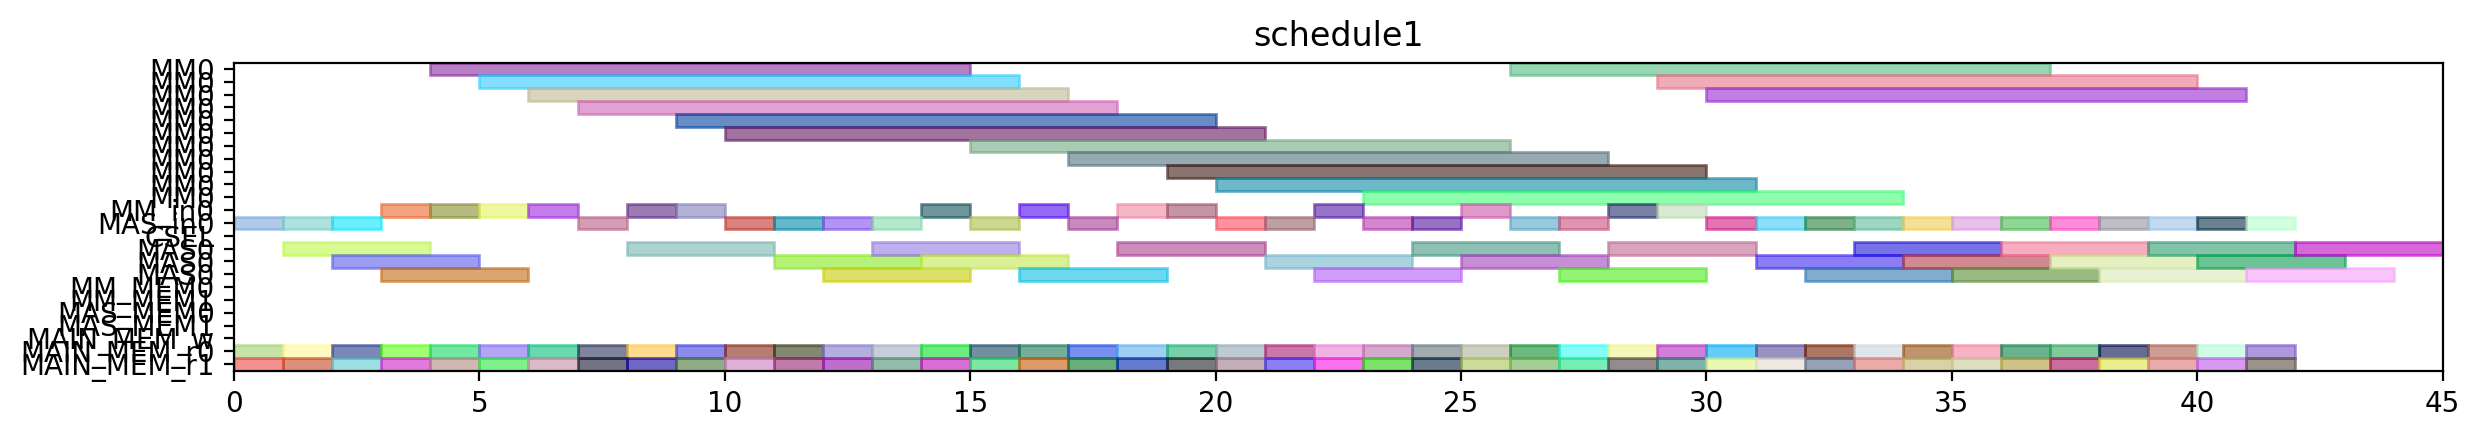

Write Python code to recreate this figure.
from pyschedule import Scenario, solvers, plotters, alt


def solve():
	horizon = 161
	S = Scenario("schedule1", horizon=horizon)

	# resource
	MM = S.Resources('MM', num=1, size=11)
	MM_in = S.Resources('MM_in', num=1)
	MAS_in = S.Resources('MAS_in', num=1)
	CSEL = S.Resource('CSEL')
	MAS = S.Resources('MAS', num=1, size=3, periods=range(1, horizon))
	MM_MEM = S.Resources('MM_MEM', num=2)
	MAS_MEM = S.Resources('MAS_MEM', num=2)
	MAIN_MEM_w = S.Resource('MAIN_MEM_w', size=1)
	MAIN_MEM_r = S.Resources('MAIN_MEM_r', num=2)

	# result of previous scheduling
	t4_t50_in = S.Task('t4_t50_in', length=1, delay_cost=1)
	S += t4_t50_in >= 0
	t4_t50_in += MAS_in[0]

	t4_t50_mem0 = S.Task('t4_t50_mem0', length=1, delay_cost=1)
	S += t4_t50_mem0 >= 0
	t4_t50_mem0 += MAIN_MEM_r[0]

	t4_t50_mem1 = S.Task('t4_t50_mem1', length=1, delay_cost=1)
	S += t4_t50_mem1 >= 0
	t4_t50_mem1 += MAIN_MEM_r[1]

	t1_t2_in = S.Task('t1_t2_in', length=1, delay_cost=1)
	S += t1_t2_in >= 1
	t1_t2_in += MAS_in[0]

	t1_t2_mem0 = S.Task('t1_t2_mem0', length=1, delay_cost=1)
	S += t1_t2_mem0 >= 1
	t1_t2_mem0 += MAIN_MEM_r[0]

	t1_t2_mem1 = S.Task('t1_t2_mem1', length=1, delay_cost=1)
	S += t1_t2_mem1 >= 1
	t1_t2_mem1 += MAIN_MEM_r[1]

	t4_t50 = S.Task('t4_t50', length=3, delay_cost=1)
	S += t4_t50 >= 1
	t4_t50 += MAS[0]

	t1_t2 = S.Task('t1_t2', length=3, delay_cost=1)
	S += t1_t2 >= 2
	t1_t2 += MAS[0]

	t4_t2_t2_in = S.Task('t4_t2_t2_in', length=1, delay_cost=1)
	S += t4_t2_t2_in >= 2
	t4_t2_t2_in += MAS_in[0]

	t4_t2_t2_mem0 = S.Task('t4_t2_t2_mem0', length=1, delay_cost=1)
	S += t4_t2_t2_mem0 >= 2
	t4_t2_t2_mem0 += MAIN_MEM_r[0]

	t4_t2_t2_mem1 = S.Task('t4_t2_t2_mem1', length=1, delay_cost=1)
	S += t4_t2_t2_mem1 >= 2
	t4_t2_t2_mem1 += MAIN_MEM_r[1]

	t4_t0_t1_in = S.Task('t4_t0_t1_in', length=1, delay_cost=1)
	S += t4_t0_t1_in >= 3
	t4_t0_t1_in += MM_in[0]

	t4_t0_t1_mem0 = S.Task('t4_t0_t1_mem0', length=1, delay_cost=1)
	S += t4_t0_t1_mem0 >= 3
	t4_t0_t1_mem0 += MAIN_MEM_r[0]

	t4_t0_t1_mem1 = S.Task('t4_t0_t1_mem1', length=1, delay_cost=1)
	S += t4_t0_t1_mem1 >= 3
	t4_t0_t1_mem1 += MAIN_MEM_r[1]

	t4_t2_t2 = S.Task('t4_t2_t2', length=3, delay_cost=1)
	S += t4_t2_t2 >= 3
	t4_t2_t2 += MAS[0]

	t4_t0_t1 = S.Task('t4_t0_t1', length=11, delay_cost=1)
	S += t4_t0_t1 >= 4
	t4_t0_t1 += MM[0]

	t4_t2_t0_in = S.Task('t4_t2_t0_in', length=1, delay_cost=1)
	S += t4_t2_t0_in >= 4
	t4_t2_t0_in += MM_in[0]

	t4_t2_t0_mem0 = S.Task('t4_t2_t0_mem0', length=1, delay_cost=1)
	S += t4_t2_t0_mem0 >= 4
	t4_t2_t0_mem0 += MAIN_MEM_r[0]

	t4_t2_t0_mem1 = S.Task('t4_t2_t0_mem1', length=1, delay_cost=1)
	S += t4_t2_t0_mem1 >= 4
	t4_t2_t0_mem1 += MAIN_MEM_r[1]

	t2_t1_in = S.Task('t2_t1_in', length=1, delay_cost=1)
	S += t2_t1_in >= 5
	t2_t1_in += MM_in[0]

	t2_t1_mem0 = S.Task('t2_t1_mem0', length=1, delay_cost=1)
	S += t2_t1_mem0 >= 5
	t2_t1_mem0 += MAIN_MEM_r[0]

	t2_t1_mem1 = S.Task('t2_t1_mem1', length=1, delay_cost=1)
	S += t2_t1_mem1 >= 5
	t2_t1_mem1 += MAIN_MEM_r[1]

	t4_t2_t0 = S.Task('t4_t2_t0', length=11, delay_cost=1)
	S += t4_t2_t0 >= 5
	t4_t2_t0 += MM[0]

	t1_t0_in = S.Task('t1_t0_in', length=1, delay_cost=1)
	S += t1_t0_in >= 6
	t1_t0_in += MM_in[0]

	t1_t0_mem0 = S.Task('t1_t0_mem0', length=1, delay_cost=1)
	S += t1_t0_mem0 >= 6
	t1_t0_mem0 += MAIN_MEM_r[0]

	t1_t0_mem1 = S.Task('t1_t0_mem1', length=1, delay_cost=1)
	S += t1_t0_mem1 >= 6
	t1_t0_mem1 += MAIN_MEM_r[1]

	t2_t1 = S.Task('t2_t1', length=11, delay_cost=1)
	S += t2_t1 >= 6
	t2_t1 += MM[0]

	t1_t0 = S.Task('t1_t0', length=11, delay_cost=1)
	S += t1_t0 >= 7
	t1_t0 += MM[0]

	t4_t0_t2_in = S.Task('t4_t0_t2_in', length=1, delay_cost=1)
	S += t4_t0_t2_in >= 7
	t4_t0_t2_in += MAS_in[0]

	t4_t0_t2_mem0 = S.Task('t4_t0_t2_mem0', length=1, delay_cost=1)
	S += t4_t0_t2_mem0 >= 7
	t4_t0_t2_mem0 += MAIN_MEM_r[0]

	t4_t0_t2_mem1 = S.Task('t4_t0_t2_mem1', length=1, delay_cost=1)
	S += t4_t0_t2_mem1 >= 7
	t4_t0_t2_mem1 += MAIN_MEM_r[1]

	t4_t0_t2 = S.Task('t4_t0_t2', length=3, delay_cost=1)
	S += t4_t0_t2 >= 8
	t4_t0_t2 += MAS[0]

	t4_t1_t0_in = S.Task('t4_t1_t0_in', length=1, delay_cost=1)
	S += t4_t1_t0_in >= 8
	t4_t1_t0_in += MM_in[0]

	t4_t1_t0_mem0 = S.Task('t4_t1_t0_mem0', length=1, delay_cost=1)
	S += t4_t1_t0_mem0 >= 8
	t4_t1_t0_mem0 += MAIN_MEM_r[0]

	t4_t1_t0_mem1 = S.Task('t4_t1_t0_mem1', length=1, delay_cost=1)
	S += t4_t1_t0_mem1 >= 8
	t4_t1_t0_mem1 += MAIN_MEM_r[1]

	t4_t1_t0 = S.Task('t4_t1_t0', length=11, delay_cost=1)
	S += t4_t1_t0 >= 9
	t4_t1_t0 += MM[0]

	t4_t8_t0_in = S.Task('t4_t8_t0_in', length=1, delay_cost=1)
	S += t4_t8_t0_in >= 9
	t4_t8_t0_in += MM_in[0]

	t4_t8_t0_mem0 = S.Task('t4_t8_t0_mem0', length=1, delay_cost=1)
	S += t4_t8_t0_mem0 >= 9
	t4_t8_t0_mem0 += MAIN_MEM_r[0]

	t4_t8_t0_mem1 = S.Task('t4_t8_t0_mem1', length=1, delay_cost=1)
	S += t4_t8_t0_mem1 >= 9
	t4_t8_t0_mem1 += MAIN_MEM_r[1]

	t2_t2_in = S.Task('t2_t2_in', length=1, delay_cost=1)
	S += t2_t2_in >= 10
	t2_t2_in += MAS_in[0]

	t2_t2_mem0 = S.Task('t2_t2_mem0', length=1, delay_cost=1)
	S += t2_t2_mem0 >= 10
	t2_t2_mem0 += MAIN_MEM_r[0]

	t2_t2_mem1 = S.Task('t2_t2_mem1', length=1, delay_cost=1)
	S += t2_t2_mem1 >= 10
	t2_t2_mem1 += MAIN_MEM_r[1]

	t4_t8_t0 = S.Task('t4_t8_t0', length=11, delay_cost=1)
	S += t4_t8_t0 >= 10
	t4_t8_t0 += MM[0]

	t2_t2 = S.Task('t2_t2', length=3, delay_cost=1)
	S += t2_t2 >= 11
	t2_t2 += MAS[0]

	t4_t0_t3_in = S.Task('t4_t0_t3_in', length=1, delay_cost=1)
	S += t4_t0_t3_in >= 11
	t4_t0_t3_in += MAS_in[0]

	t4_t0_t3_mem0 = S.Task('t4_t0_t3_mem0', length=1, delay_cost=1)
	S += t4_t0_t3_mem0 >= 11
	t4_t0_t3_mem0 += MAIN_MEM_r[0]

	t4_t0_t3_mem1 = S.Task('t4_t0_t3_mem1', length=1, delay_cost=1)
	S += t4_t0_t3_mem1 >= 11
	t4_t0_t3_mem1 += MAIN_MEM_r[1]

	t4_t0_t3 = S.Task('t4_t0_t3', length=3, delay_cost=1)
	S += t4_t0_t3 >= 12
	t4_t0_t3 += MAS[0]

	t4_t40_in = S.Task('t4_t40_in', length=1, delay_cost=1)
	S += t4_t40_in >= 12
	t4_t40_in += MAS_in[0]

	t4_t40_mem0 = S.Task('t4_t40_mem0', length=1, delay_cost=1)
	S += t4_t40_mem0 >= 12
	t4_t40_mem0 += MAIN_MEM_r[0]

	t4_t40_mem1 = S.Task('t4_t40_mem1', length=1, delay_cost=1)
	S += t4_t40_mem1 >= 12
	t4_t40_mem1 += MAIN_MEM_r[1]

	t4_t1_t3_in = S.Task('t4_t1_t3_in', length=1, delay_cost=1)
	S += t4_t1_t3_in >= 13
	t4_t1_t3_in += MAS_in[0]

	t4_t1_t3_mem0 = S.Task('t4_t1_t3_mem0', length=1, delay_cost=1)
	S += t4_t1_t3_mem0 >= 13
	t4_t1_t3_mem0 += MAIN_MEM_r[0]

	t4_t1_t3_mem1 = S.Task('t4_t1_t3_mem1', length=1, delay_cost=1)
	S += t4_t1_t3_mem1 >= 13
	t4_t1_t3_mem1 += MAIN_MEM_r[1]

	t4_t40 = S.Task('t4_t40', length=3, delay_cost=1)
	S += t4_t40 >= 13
	t4_t40 += MAS[0]

	t4_t0_t0_in = S.Task('t4_t0_t0_in', length=1, delay_cost=1)
	S += t4_t0_t0_in >= 14
	t4_t0_t0_in += MM_in[0]

	t4_t0_t0_mem0 = S.Task('t4_t0_t0_mem0', length=1, delay_cost=1)
	S += t4_t0_t0_mem0 >= 14
	t4_t0_t0_mem0 += MAIN_MEM_r[0]

	t4_t0_t0_mem1 = S.Task('t4_t0_t0_mem1', length=1, delay_cost=1)
	S += t4_t0_t0_mem1 >= 14
	t4_t0_t0_mem1 += MAIN_MEM_r[1]

	t4_t1_t3 = S.Task('t4_t1_t3', length=3, delay_cost=1)
	S += t4_t1_t3 >= 14
	t4_t1_t3 += MAS[0]

	t4_t0_t0 = S.Task('t4_t0_t0', length=11, delay_cost=1)
	S += t4_t0_t0 >= 15
	t4_t0_t0 += MM[0]

	t4_t41_in = S.Task('t4_t41_in', length=1, delay_cost=1)
	S += t4_t41_in >= 15
	t4_t41_in += MAS_in[0]

	t4_t41_mem0 = S.Task('t4_t41_mem0', length=1, delay_cost=1)
	S += t4_t41_mem0 >= 15
	t4_t41_mem0 += MAIN_MEM_r[0]

	t4_t41_mem1 = S.Task('t4_t41_mem1', length=1, delay_cost=1)
	S += t4_t41_mem1 >= 15
	t4_t41_mem1 += MAIN_MEM_r[1]

	t4_t1_t1_in = S.Task('t4_t1_t1_in', length=1, delay_cost=1)
	S += t4_t1_t1_in >= 16
	t4_t1_t1_in += MM_in[0]

	t4_t1_t1_mem0 = S.Task('t4_t1_t1_mem0', length=1, delay_cost=1)
	S += t4_t1_t1_mem0 >= 16
	t4_t1_t1_mem0 += MAIN_MEM_r[0]

	t4_t1_t1_mem1 = S.Task('t4_t1_t1_mem1', length=1, delay_cost=1)
	S += t4_t1_t1_mem1 >= 16
	t4_t1_t1_mem1 += MAIN_MEM_r[1]

	t4_t41 = S.Task('t4_t41', length=3, delay_cost=1)
	S += t4_t41 >= 16
	t4_t41 += MAS[0]

	t1_t3_in = S.Task('t1_t3_in', length=1, delay_cost=1)
	S += t1_t3_in >= 17
	t1_t3_in += MAS_in[0]

	t1_t3_mem0 = S.Task('t1_t3_mem0', length=1, delay_cost=1)
	S += t1_t3_mem0 >= 17
	t1_t3_mem0 += MAIN_MEM_r[0]

	t1_t3_mem1 = S.Task('t1_t3_mem1', length=1, delay_cost=1)
	S += t1_t3_mem1 >= 17
	t1_t3_mem1 += MAIN_MEM_r[1]

	t4_t1_t1 = S.Task('t4_t1_t1', length=11, delay_cost=1)
	S += t4_t1_t1 >= 17
	t4_t1_t1 += MM[0]

	t1_t3 = S.Task('t1_t3', length=3, delay_cost=1)
	S += t1_t3 >= 18
	t1_t3 += MAS[0]

	t4_t8_t1_in = S.Task('t4_t8_t1_in', length=1, delay_cost=1)
	S += t4_t8_t1_in >= 18
	t4_t8_t1_in += MM_in[0]

	t4_t8_t1_mem0 = S.Task('t4_t8_t1_mem0', length=1, delay_cost=1)
	S += t4_t8_t1_mem0 >= 18
	t4_t8_t1_mem0 += MAIN_MEM_r[0]

	t4_t8_t1_mem1 = S.Task('t4_t8_t1_mem1', length=1, delay_cost=1)
	S += t4_t8_t1_mem1 >= 18
	t4_t8_t1_mem1 += MAIN_MEM_r[1]

	t2_t0_in = S.Task('t2_t0_in', length=1, delay_cost=1)
	S += t2_t0_in >= 19
	t2_t0_in += MM_in[0]

	t2_t0_mem0 = S.Task('t2_t0_mem0', length=1, delay_cost=1)
	S += t2_t0_mem0 >= 19
	t2_t0_mem0 += MAIN_MEM_r[0]

	t2_t0_mem1 = S.Task('t2_t0_mem1', length=1, delay_cost=1)
	S += t2_t0_mem1 >= 19
	t2_t0_mem1 += MAIN_MEM_r[1]

	t4_t8_t1 = S.Task('t4_t8_t1', length=11, delay_cost=1)
	S += t4_t8_t1 >= 19
	t4_t8_t1 += MM[0]

	t2_t0 = S.Task('t2_t0', length=11, delay_cost=1)
	S += t2_t0 >= 20
	t2_t0 += MM[0]

	t4_t51_in = S.Task('t4_t51_in', length=1, delay_cost=1)
	S += t4_t51_in >= 20
	t4_t51_in += MAS_in[0]

	t4_t51_mem0 = S.Task('t4_t51_mem0', length=1, delay_cost=1)
	S += t4_t51_mem0 >= 20
	t4_t51_mem0 += MAIN_MEM_r[0]

	t4_t51_mem1 = S.Task('t4_t51_mem1', length=1, delay_cost=1)
	S += t4_t51_mem1 >= 20
	t4_t51_mem1 += MAIN_MEM_r[1]

	t4_t2_t3_in = S.Task('t4_t2_t3_in', length=1, delay_cost=1)
	S += t4_t2_t3_in >= 21
	t4_t2_t3_in += MAS_in[0]

	t4_t2_t3_mem0 = S.Task('t4_t2_t3_mem0', length=1, delay_cost=1)
	S += t4_t2_t3_mem0 >= 21
	t4_t2_t3_mem0 += MAIN_MEM_r[0]

	t4_t2_t3_mem1 = S.Task('t4_t2_t3_mem1', length=1, delay_cost=1)
	S += t4_t2_t3_mem1 >= 21
	t4_t2_t3_mem1 += MAIN_MEM_r[1]

	t4_t51 = S.Task('t4_t51', length=3, delay_cost=1)
	S += t4_t51 >= 21
	t4_t51 += MAS[0]

	t1_t1_in = S.Task('t1_t1_in', length=1, delay_cost=1)
	S += t1_t1_in >= 22
	t1_t1_in += MM_in[0]

	t1_t1_mem0 = S.Task('t1_t1_mem0', length=1, delay_cost=1)
	S += t1_t1_mem0 >= 22
	t1_t1_mem0 += MAIN_MEM_r[0]

	t1_t1_mem1 = S.Task('t1_t1_mem1', length=1, delay_cost=1)
	S += t1_t1_mem1 >= 22
	t1_t1_mem1 += MAIN_MEM_r[1]

	t4_t2_t3 = S.Task('t4_t2_t3', length=3, delay_cost=1)
	S += t4_t2_t3 >= 22
	t4_t2_t3 += MAS[0]

	t1_t1 = S.Task('t1_t1', length=11, delay_cost=1)
	S += t1_t1 >= 23
	t1_t1 += MM[0]

	t4_t1_t2_in = S.Task('t4_t1_t2_in', length=1, delay_cost=1)
	S += t4_t1_t2_in >= 23
	t4_t1_t2_in += MAS_in[0]

	t4_t1_t2_mem0 = S.Task('t4_t1_t2_mem0', length=1, delay_cost=1)
	S += t4_t1_t2_mem0 >= 23
	t4_t1_t2_mem0 += MAIN_MEM_r[0]

	t4_t1_t2_mem1 = S.Task('t4_t1_t2_mem1', length=1, delay_cost=1)
	S += t4_t1_t2_mem1 >= 23
	t4_t1_t2_mem1 += MAIN_MEM_r[1]

	t2_t3_in = S.Task('t2_t3_in', length=1, delay_cost=1)
	S += t2_t3_in >= 24
	t2_t3_in += MAS_in[0]

	t2_t3_mem0 = S.Task('t2_t3_mem0', length=1, delay_cost=1)
	S += t2_t3_mem0 >= 24
	t2_t3_mem0 += MAIN_MEM_r[0]

	t2_t3_mem1 = S.Task('t2_t3_mem1', length=1, delay_cost=1)
	S += t2_t3_mem1 >= 24
	t2_t3_mem1 += MAIN_MEM_r[1]

	t4_t1_t2 = S.Task('t4_t1_t2', length=3, delay_cost=1)
	S += t4_t1_t2 >= 24
	t4_t1_t2 += MAS[0]

	t2_t3 = S.Task('t2_t3', length=3, delay_cost=1)
	S += t2_t3 >= 25
	t2_t3 += MAS[0]

	t4_t2_t1_in = S.Task('t4_t2_t1_in', length=1, delay_cost=1)
	S += t4_t2_t1_in >= 25
	t4_t2_t1_in += MM_in[0]

	t4_t2_t1_mem0 = S.Task('t4_t2_t1_mem0', length=1, delay_cost=1)
	S += t4_t2_t1_mem0 >= 25
	t4_t2_t1_mem0 += MAIN_MEM_r[0]

	t4_t2_t1_mem1 = S.Task('t4_t2_t1_mem1', length=1, delay_cost=1)
	S += t4_t2_t1_mem1 >= 25
	t4_t2_t1_mem1 += MAIN_MEM_r[1]

	t0_t3_in = S.Task('t0_t3_in', length=1, delay_cost=1)
	S += t0_t3_in >= 26
	t0_t3_in += MAS_in[0]

	t0_t3_mem0 = S.Task('t0_t3_mem0', length=1, delay_cost=1)
	S += t0_t3_mem0 >= 26
	t0_t3_mem0 += MAIN_MEM_r[0]

	t0_t3_mem1 = S.Task('t0_t3_mem1', length=1, delay_cost=1)
	S += t0_t3_mem1 >= 26
	t0_t3_mem1 += MAIN_MEM_r[1]

	t4_t2_t1 = S.Task('t4_t2_t1', length=11, delay_cost=1)
	S += t4_t2_t1 >= 26
	t4_t2_t1 += MM[0]

	t0_t2_in = S.Task('t0_t2_in', length=1, delay_cost=1)
	S += t0_t2_in >= 27
	t0_t2_in += MAS_in[0]

	t0_t2_mem0 = S.Task('t0_t2_mem0', length=1, delay_cost=1)
	S += t0_t2_mem0 >= 27
	t0_t2_mem0 += MAIN_MEM_r[0]

	t0_t2_mem1 = S.Task('t0_t2_mem1', length=1, delay_cost=1)
	S += t0_t2_mem1 >= 27
	t0_t2_mem1 += MAIN_MEM_r[1]

	t0_t3 = S.Task('t0_t3', length=3, delay_cost=1)
	S += t0_t3 >= 27
	t0_t3 += MAS[0]

	t0_t1_in = S.Task('t0_t1_in', length=1, delay_cost=1)
	S += t0_t1_in >= 28
	t0_t1_in += MM_in[0]

	t0_t1_mem0 = S.Task('t0_t1_mem0', length=1, delay_cost=1)
	S += t0_t1_mem0 >= 28
	t0_t1_mem0 += MAIN_MEM_r[0]

	t0_t1_mem1 = S.Task('t0_t1_mem1', length=1, delay_cost=1)
	S += t0_t1_mem1 >= 28
	t0_t1_mem1 += MAIN_MEM_r[1]

	t0_t2 = S.Task('t0_t2', length=3, delay_cost=1)
	S += t0_t2 >= 28
	t0_t2 += MAS[0]

	t0_t0_in = S.Task('t0_t0_in', length=1, delay_cost=1)
	S += t0_t0_in >= 29
	t0_t0_in += MM_in[0]

	t0_t0_mem0 = S.Task('t0_t0_mem0', length=1, delay_cost=1)
	S += t0_t0_mem0 >= 29
	t0_t0_mem0 += MAIN_MEM_r[0]

	t0_t0_mem1 = S.Task('t0_t0_mem1', length=1, delay_cost=1)
	S += t0_t0_mem1 >= 29
	t0_t0_mem1 += MAIN_MEM_r[1]

	t0_t1 = S.Task('t0_t1', length=11, delay_cost=1)
	S += t0_t1 >= 29
	t0_t1 += MM[0]

	t0_t0 = S.Task('t0_t0', length=11, delay_cost=1)
	S += t0_t0 >= 30
	t0_t0 += MM[0]


	# new tasks
	t4_t8_t2 = S.Task('t4_t8_t2', length=3, delay_cost=1)
	t4_t8_t2 += alt(MAS)
	t4_t8_t2_in = S.Task('t4_t8_t2_in', length=1, delay_cost=1)
	t4_t8_t2_in += alt(MAS_in)
	S += t4_t8_t2_in*MAS_in[0]<=t4_t8_t2*MAS[0]

	t4_t8_t2_mem0 = S.Task('t4_t8_t2_mem0', length=1, delay_cost=1)
	t4_t8_t2_mem0 += MAIN_MEM_r[0]
	S += t4_t8_t2_mem0 <= t4_t8_t2

	t4_t8_t2_mem1 = S.Task('t4_t8_t2_mem1', length=1, delay_cost=1)
	t4_t8_t2_mem1 += MAIN_MEM_r[1]
	S += t4_t8_t2_mem1 <= t4_t8_t2

	t4_t8_t3 = S.Task('t4_t8_t3', length=3, delay_cost=1)
	t4_t8_t3 += alt(MAS)
	t4_t8_t3_in = S.Task('t4_t8_t3_in', length=1, delay_cost=1)
	t4_t8_t3_in += alt(MAS_in)
	S += t4_t8_t3_in*MAS_in[0]<=t4_t8_t3*MAS[0]

	t4_t8_t3_mem0 = S.Task('t4_t8_t3_mem0', length=1, delay_cost=1)
	t4_t8_t3_mem0 += MAIN_MEM_r[0]
	S += t4_t8_t3_mem0 <= t4_t8_t3

	t4_t8_t3_mem1 = S.Task('t4_t8_t3_mem1', length=1, delay_cost=1)
	t4_t8_t3_mem1 += MAIN_MEM_r[1]
	S += t4_t8_t3_mem1 <= t4_t8_t3

	t70 = S.Task('t70', length=3, delay_cost=1)
	t70 += alt(MAS)
	t70_in = S.Task('t70_in', length=1, delay_cost=1)
	t70_in += alt(MAS_in)
	S += t70_in*MAS_in[0]<=t70*MAS[0]

	t70_mem0 = S.Task('t70_mem0', length=1, delay_cost=1)
	t70_mem0 += MAIN_MEM_r[0]
	S += t70_mem0 <= t70

	t70_mem1 = S.Task('t70_mem1', length=1, delay_cost=1)
	t70_mem1 += MAIN_MEM_r[1]
	S += t70_mem1 <= t70

	t71 = S.Task('t71', length=3, delay_cost=1)
	t71 += alt(MAS)
	t71_in = S.Task('t71_in', length=1, delay_cost=1)
	t71_in += alt(MAS_in)
	S += t71_in*MAS_in[0]<=t71*MAS[0]

	t71_mem0 = S.Task('t71_mem0', length=1, delay_cost=1)
	t71_mem0 += MAIN_MEM_r[0]
	S += t71_mem0 <= t71

	t71_mem1 = S.Task('t71_mem1', length=1, delay_cost=1)
	t71_mem1 += MAIN_MEM_r[1]
	S += t71_mem1 <= t71

	t80 = S.Task('t80', length=3, delay_cost=1)
	t80 += alt(MAS)
	t80_in = S.Task('t80_in', length=1, delay_cost=1)
	t80_in += alt(MAS_in)
	S += t80_in*MAS_in[0]<=t80*MAS[0]

	t80_mem0 = S.Task('t80_mem0', length=1, delay_cost=1)
	t80_mem0 += MAIN_MEM_r[0]
	S += t80_mem0 <= t80

	t80_mem1 = S.Task('t80_mem1', length=1, delay_cost=1)
	t80_mem1 += MAIN_MEM_r[1]
	S += t80_mem1 <= t80

	t81 = S.Task('t81', length=3, delay_cost=1)
	t81 += alt(MAS)
	t81_in = S.Task('t81_in', length=1, delay_cost=1)
	t81_in += alt(MAS_in)
	S += t81_in*MAS_in[0]<=t81*MAS[0]

	t81_mem0 = S.Task('t81_mem0', length=1, delay_cost=1)
	t81_mem0 += MAIN_MEM_r[0]
	S += t81_mem0 <= t81

	t81_mem1 = S.Task('t81_mem1', length=1, delay_cost=1)
	t81_mem1 += MAIN_MEM_r[1]
	S += t81_mem1 <= t81

	t90 = S.Task('t90', length=3, delay_cost=1)
	t90 += alt(MAS)
	t90_in = S.Task('t90_in', length=1, delay_cost=1)
	t90_in += alt(MAS_in)
	S += t90_in*MAS_in[0]<=t90*MAS[0]

	t90_mem0 = S.Task('t90_mem0', length=1, delay_cost=1)
	t90_mem0 += MAIN_MEM_r[0]
	S += t90_mem0 <= t90

	t90_mem1 = S.Task('t90_mem1', length=1, delay_cost=1)
	t90_mem1 += MAIN_MEM_r[1]
	S += t90_mem1 <= t90

	t91 = S.Task('t91', length=3, delay_cost=1)
	t91 += alt(MAS)
	t91_in = S.Task('t91_in', length=1, delay_cost=1)
	t91_in += alt(MAS_in)
	S += t91_in*MAS_in[0]<=t91*MAS[0]

	t91_mem0 = S.Task('t91_mem0', length=1, delay_cost=1)
	t91_mem0 += MAIN_MEM_r[0]
	S += t91_mem0 <= t91

	t91_mem1 = S.Task('t91_mem1', length=1, delay_cost=1)
	t91_mem1 += MAIN_MEM_r[1]
	S += t91_mem1 <= t91

	t100 = S.Task('t100', length=3, delay_cost=1)
	t100 += alt(MAS)
	t100_in = S.Task('t100_in', length=1, delay_cost=1)
	t100_in += alt(MAS_in)
	S += t100_in*MAS_in[0]<=t100*MAS[0]

	t100_mem0 = S.Task('t100_mem0', length=1, delay_cost=1)
	t100_mem0 += MAIN_MEM_r[0]
	S += t100_mem0 <= t100

	t100_mem1 = S.Task('t100_mem1', length=1, delay_cost=1)
	t100_mem1 += MAIN_MEM_r[1]
	S += t100_mem1 <= t100

	t101 = S.Task('t101', length=3, delay_cost=1)
	t101 += alt(MAS)
	t101_in = S.Task('t101_in', length=1, delay_cost=1)
	t101_in += alt(MAS_in)
	S += t101_in*MAS_in[0]<=t101*MAS[0]

	t101_mem0 = S.Task('t101_mem0', length=1, delay_cost=1)
	t101_mem0 += MAIN_MEM_r[0]
	S += t101_mem0 <= t101

	t101_mem1 = S.Task('t101_mem1', length=1, delay_cost=1)
	t101_mem1 += MAIN_MEM_r[1]
	S += t101_mem1 <= t101

	t5_t0_t2 = S.Task('t5_t0_t2', length=3, delay_cost=1)
	t5_t0_t2 += alt(MAS)
	t5_t0_t2_in = S.Task('t5_t0_t2_in', length=1, delay_cost=1)
	t5_t0_t2_in += alt(MAS_in)
	S += t5_t0_t2_in*MAS_in[0]<=t5_t0_t2*MAS[0]

	t5_t0_t2_mem0 = S.Task('t5_t0_t2_mem0', length=1, delay_cost=1)
	t5_t0_t2_mem0 += MAIN_MEM_r[0]
	S += t5_t0_t2_mem0 <= t5_t0_t2

	t5_t0_t2_mem1 = S.Task('t5_t0_t2_mem1', length=1, delay_cost=1)
	t5_t0_t2_mem1 += MAIN_MEM_r[1]
	S += t5_t0_t2_mem1 <= t5_t0_t2

	t5_t8_t2 = S.Task('t5_t8_t2', length=3, delay_cost=1)
	t5_t8_t2 += alt(MAS)
	t5_t8_t2_in = S.Task('t5_t8_t2_in', length=1, delay_cost=1)
	t5_t8_t2_in += alt(MAS_in)
	S += t5_t8_t2_in*MAS_in[0]<=t5_t8_t2*MAS[0]

	t5_t8_t2_mem0 = S.Task('t5_t8_t2_mem0', length=1, delay_cost=1)
	t5_t8_t2_mem0 += MAIN_MEM_r[0]
	S += t5_t8_t2_mem0 <= t5_t8_t2

	t5_t8_t2_mem1 = S.Task('t5_t8_t2_mem1', length=1, delay_cost=1)
	t5_t8_t2_mem1 += MAIN_MEM_r[1]
	S += t5_t8_t2_mem1 <= t5_t8_t2

	solvers.mip.solve(S,msg=1,kind='CPLEX',ratio_gap=1.01)

	solution = [['hoge']*len(S.solution()[1]) for i in range(len(S.solution()))]
	for i in range(len(S.solution())):
		for j in range(len(S.solution()[i])):
			solution[i][j]=str(S.solution()[i][j])
	print(solution)

	cycles = int(solution[-1][3])

	pic_file_name = "/mnt/rose/usr1/fukuda/ABE/multiRAM_multiMAS_16mux/scheduling_result/stage11MM1_stage3MAS1/SPARSE/schedule1.png"
	if(S.solution() != []):
		plotters.matplotlib.plot(S,img_filename=pic_file_name, show_task_labels=False, fig_size=(cycles*0.25+3, 2))

	return solution
